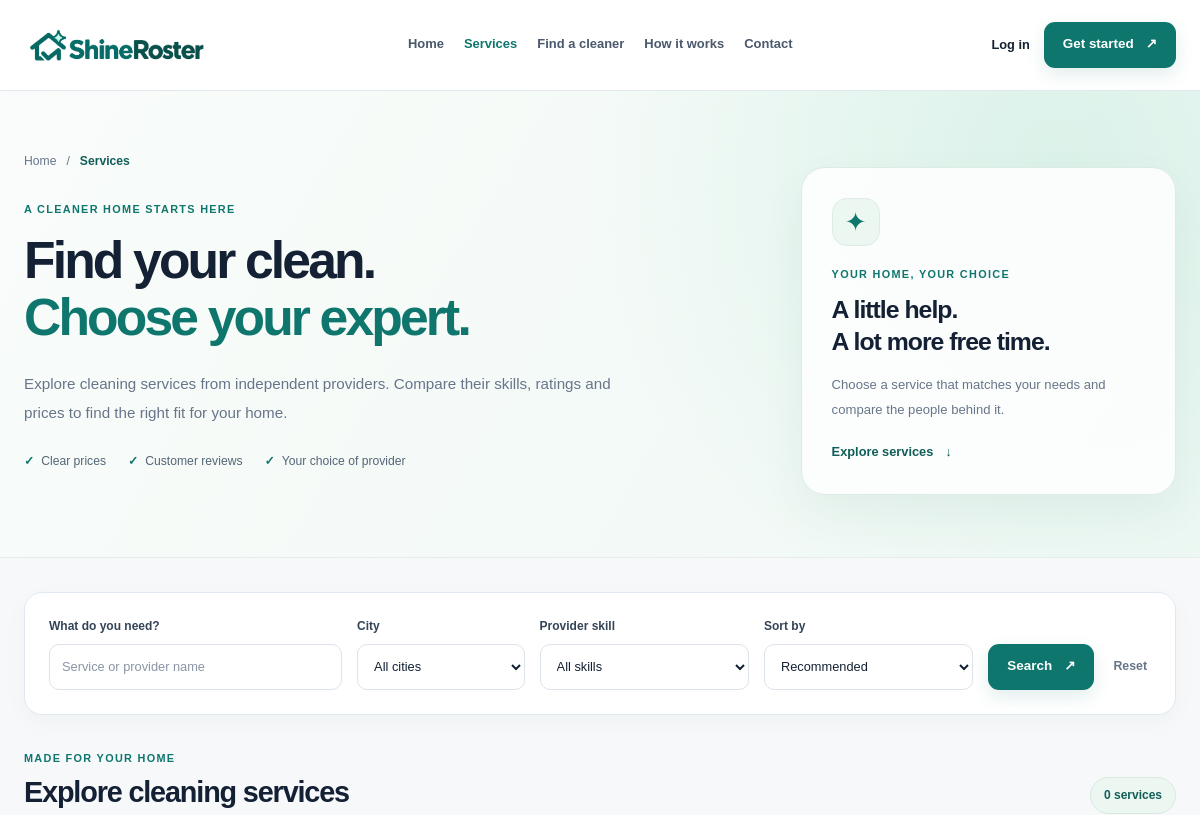
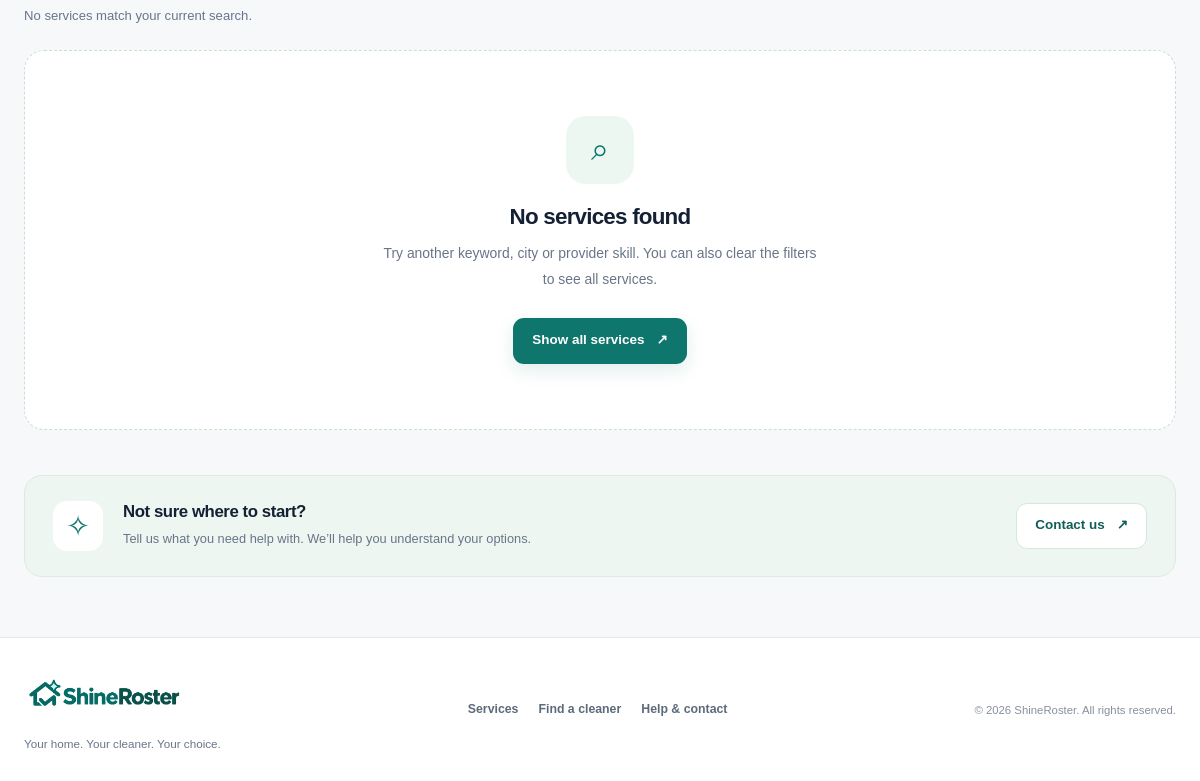
The app's page /services.php, older data (2 pictures, top to bottom).
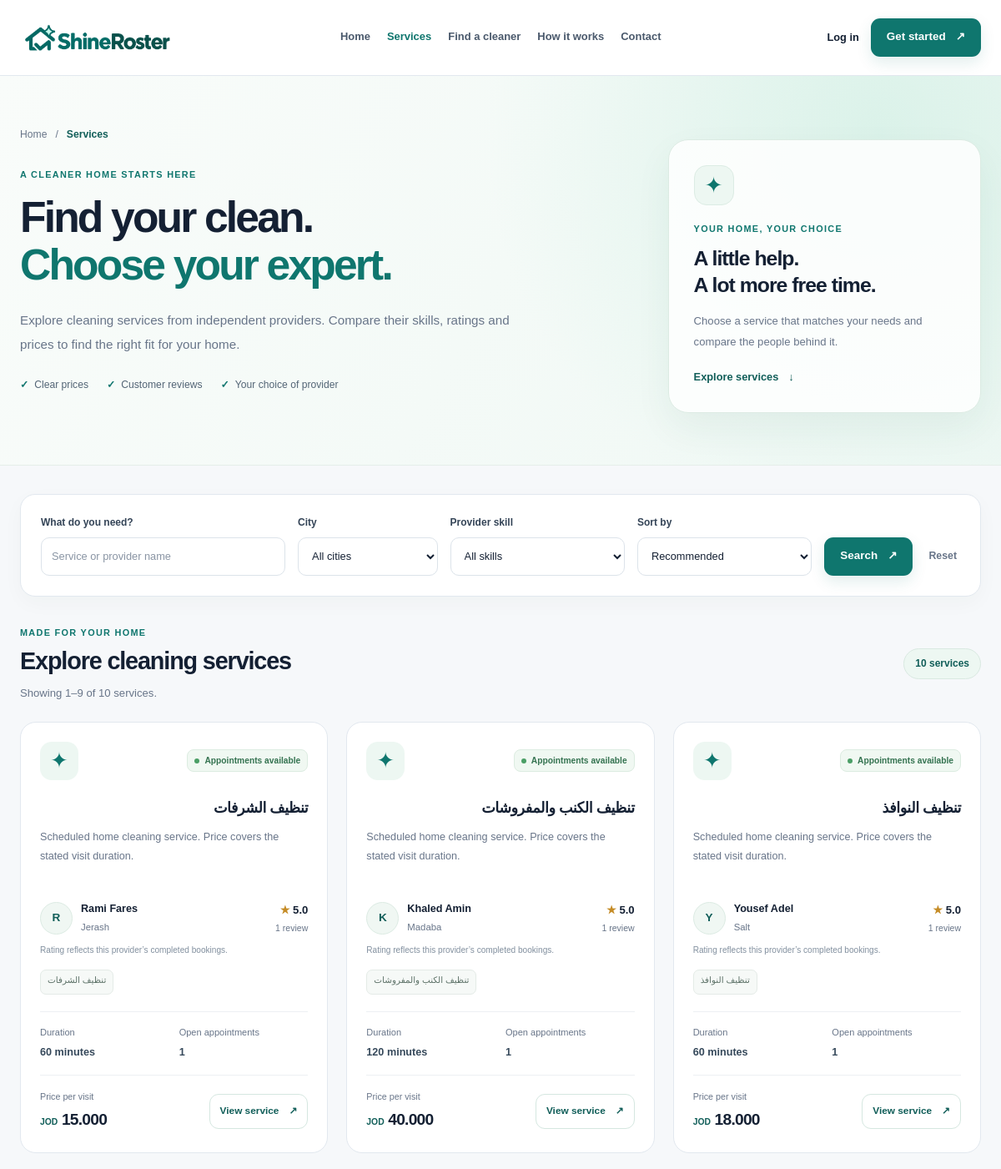
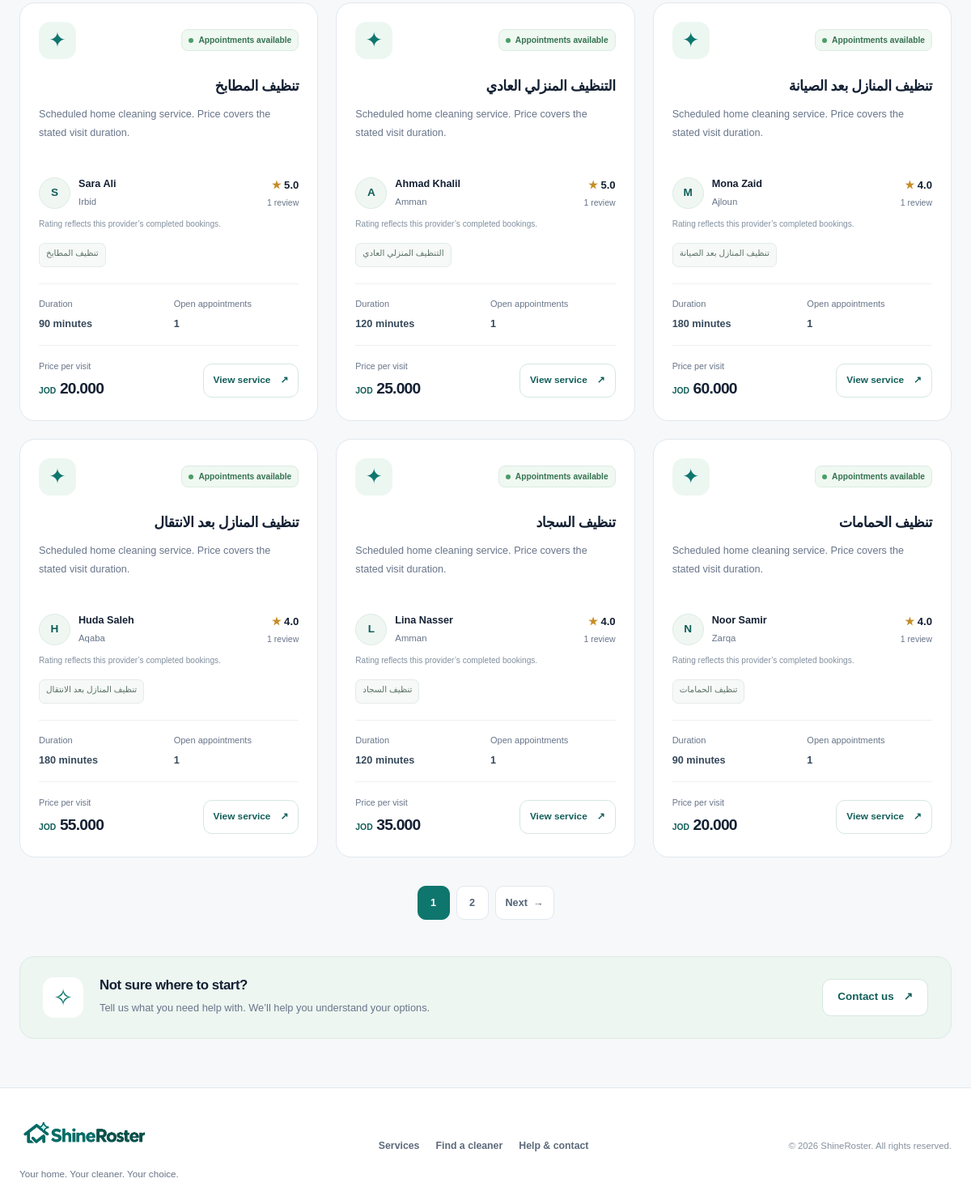
The same page, newer data (2 pictures, top to bottom).
### tables this page shows
CREATE TABLE services (
    id INT UNSIGNED AUTO_INCREMENT PRIMARY KEY,
    provider_id INT UNSIGNED NOT NULL,
    name VARCHAR(120) NOT NULL,
    description TEXT NOT NULL,
    price DECIMAL(10,3) NOT NULL,
    duration_minutes SMALLINT UNSIGNED NOT NULL,
    is_active TINYINT NOT NULL DEFAULT 1,
    created_at DATETIME NOT NULL DEFAULT CURRENT_TIMESTAMP,
    updated_at DATETIME NOT NULL DEFAULT CURRENT_TIMESTAMP ON UPDATE CURRENT_TIMESTAMP,
    FOREIGN KEY (provider_id) REFERENCES provider_profiles(id)
);

### services.php (the view, shortened to what the rows shown need)
<?php
require_once __DIR__ . '/includes/init.php';
$search = inputText($_GET, 'search', 120);
$city = inputText($_GET, 'city', 100);
$sort = inputText($_GET, 'sort', 30);
$allowedSorts = ['recommended', 'rating', 'price_low', 'price_high', 'newest'];
if (!in_array($sort, $allowedSorts, true)) {
    $sort = 'recommended';
}
if (isset($_GET['skill_id'])) {
    $skillId = filter_var($_GET['skill_id'], FILTER_VALIDATE_INT, [
        'options' => ['min_range' => 1]
    ]);
} else {
    $skillId = filter_var(null, FILTER_VALIDATE_INT, [
        'options' => ['min_range' => 1]
    ]);
}
if ($skillId === false) {
    $skillId = 0;
} else {
    $skillId = (int) $skillId;
}
if (isset($_GET['page'])) {
    $page = filter_var($_GET['page'], FILTER_VALIDATE_INT, ['options' => ['min_range' => 1]]);
} else {
    $page = filter_var(null, FILTER_VALIDATE_INT, ['options' => ['min_range' => 1]]);
}
if ($page === false) {
    $page = 1;
} else {
    $page = max(1, (int) $page);
}
$catalog = new ServiceCatalog($db);
$cities = $catalog->getCities();
$result = $catalog->search($search, $city, $skillId, $sort, $page);
$services = $result['services'];
?>
<!DOCTYPE html>
<html lang="en">
<head>
    <link rel="stylesheet" href="css/style.css">
    <link rel="stylesheet" href="css/services.css">
</head>
<body class="services-page">
    <main id="catalog-main">
        <section class="catalog-hero" aria-labelledby="catalog-title">
            <div class="catalog-container catalog-hero-inner">
                <div class="catalog-hero-copy">
                    <h1 id="catalog-title">
                        Find your clean.<br>
                        <span>Choose your expert.</span>
                    </h1>
                </div>
                <aside class="catalog-hero-note">
                    <h2>A little help.<br>A lot more free time.</h2>
                </aside>
            </div>
        </section>
        <section
            class="catalog-section"
            id="service-results"
            aria-labelledby="results-title"
        >
            <div class="catalog-container">
                <div class="catalog-results-heading">
                    <div>
                        <h2 id="results-title">Explore cleaning services</h2>
                    </div>
                </div>
                <?php if ($services): ?>
                    <div class="catalog-grid">
                        <?php foreach ($services as $service): ?>
                            <?php
                            $providerInitial = mb_strtoupper(
                                mb_substr($service['provider_name'], 0, 1, 'UTF-8'),
                                'UTF-8'
                            );
                            $reviewCount = (int) $service['review_count'];
                            $availableCount = (int) $service['available_count'];
                            $visibleSkills = array_slice($service['skills'], 0, 2);
                            $detailsUrl = 'service-details.php?id=' . (int) $service['id'];
                            ?>
                            <article class="catalog-card">
                                <div class="catalog-card-top">
                                    <span class="catalog-service-icon" aria-hidden="true">
                                        ✦
                                    </span>
                                    <?php if ($availableCount > 0): ?>
                                        <span class="catalog-availability">
                                            <span aria-hidden="true"></span>
                                            Appointments available
                                        </span>
                                    <?php else: ?>
                                        <span class="catalog-availability catalog-availability-muted">
                                            No open appointments
                                        </span>
                                    <?php endif; ?>
                                </div>
                                <div class="catalog-card-copy">
                                    <h3 dir="auto">
                                        <?= escapeHtml($service['name']) ?>
                                    </h3>
                                    <p dir="auto">
                                        <?= escapeHtml($service['description']) ?>
                                    </p>
                                </div>
                                <div class="catalog-provider">
                                    <span class="catalog-provider-avatar" aria-hidden="true">
                                        <?= escapeHtml($providerInitial) ?>
                                    </span>
                                    <div class="catalog-provider-info">
                                        <strong dir="auto">
                                            <?= escapeHtml($service['provider_name']) ?>
                                        </strong>
                                        <span dir="auto">
                                            <?= escapeHtml($service['city']) ?>
                                        </span>
                                    </div>
                                    <div class="catalog-rating">
                                        <?php if ($reviewCount > 0): ?>
                                            <strong>
                                                <span aria-hidden="true">★</span>
                                                <?= number_format(
                                                    (float) $service['average_rating'],
                                                    1
                                                ) ?>
                                            </strong>
                                            <span>
                                                <?= $reviewCount ?>
                                                <?php if ($reviewCount === 1) {
                                                    echo 'review';
                                                } else {
                                                    echo 'reviews';
                                                } ?>
                                            </span>
                                        <?php else: ?>
                                            <strong>New</strong>
                                            <span>No reviews yet</span>
                                        <?php endif; ?>
                                    </div>
                                </div>
                                <span class="catalog-rating-note">
                                    Rating reflects this provider’s completed bookings.
                                </span>
                                <div class="catalog-skills">
                                    <?php if ($visibleSkills): ?>
                                        <?php foreach ($visibleSkills as $skillName): ?>
                                            <span dir="auto">
                                                <?= escapeHtml($skillName) ?>
                                            </span>
                                        <?php endforeach; ?>
                                    <?php else: ?>
                                        <span class="catalog-skill-empty">
                                            No skills listed
                                        </span>
                                    <?php endif; ?>
                                </div>
                                <div class="catalog-service-meta">
                                    <div>
                                        <span>Duration</span>
                                        <strong>
                                            <?= (int) $service['duration_minutes'] ?>
                                            minutes
                                        </strong>
                                    </div>
                                    <div>
                                        <span>Open appointments</span>
                                        <strong>
                                            <?= $availableCount ?>
                                        </strong>
                                    </div>
                                </div>
                                <div class="catalog-card-bottom">
                                    <div class="catalog-price">
                                        <span>Price per visit</span>
                                        <strong>
                                            <small>JOD</small>
                                            <?= number_format((float) $service['price'], 3) ?>
                                        </strong>
                                    </div>
                                    <a
                                        class="catalog-button catalog-button-secondary"
                                        href="<?= escapeHtml($detailsUrl) ?>"
                                        aria-label="<?= escapeHtml(
                                            'View ' .
                                                $service['name'] .
                                                ' by ' .
                                                $service['provider_name']
                                        ) ?>"
                                    >
                                        View service
                                        <span aria-hidden="true">↗</span>
                                    </a>
                                </div>
                            </article>
                        <?php endforeach; ?>
                    </div>
                <?php endif; ?>
                <aside class="catalog-help">
                    <div>
                        <h2>Not sure where to start?</h2>
                    </div>
                </aside>
            </div>
        </section>
    </main>
</body>
</html>

Row changes from the older to the newer data that the page shows:
added services: shows "Appointments available", name "تنظيف الشرفات", description "Scheduled home cleaning service. Price covers the stated visit duration.", providerInitial "R", provider_name "Rami Fares", city "Jerash", average_rating "5.0", is_active "1", shows "review", skillName "تنظيف الشرفات", duration_minutes "60", price "15.000"
added services: shows "Appointments available", name "تنظيف الكنب والمفروشات", description "Scheduled home cleaning service. Price covers the stated visit duration.", providerInitial "K", provider_name "Khaled Amin", city "Madaba", average_rating "5.0", is_active "1", shows "review", skillName "تنظيف الكنب والمفروشات", duration_minutes "120", price "40.000"
added services: shows "Appointments available", name "تنظيف النوافذ", description "Scheduled home cleaning service. Price covers the stated visit duration.", providerInitial "Y", provider_name "Yousef Adel", city "Salt", average_rating "5.0", is_active "1", shows "review", skillName "تنظيف النوافذ", duration_minutes "60", price "18.000"
added services: shows "Appointments available", name "تنظيف المطابخ", description "Scheduled home cleaning service. Price covers the stated visit duration.", providerInitial "S", provider_name "Sara Ali", city "Irbid", average_rating "5.0", is_active "1", shows "review", skillName "تنظيف المطابخ", duration_minutes "90", price "20.000"
added services: shows "Appointments available", name "التنظيف المنزلي العادي", description "Scheduled home cleaning service. Price covers the stated visit duration.", providerInitial "A", provider_name "Ahmad Khalil", city "Amman", average_rating "5.0", is_active "1", shows "review", skillName "التنظيف المنزلي العادي", duration_minutes "120", price "25.000"
added services: shows "Appointments available", name "تنظيف المنازل بعد الصيانة", description "Scheduled home cleaning service. Price covers the stated visit duration.", providerInitial "M", provider_name "Mona Zaid", city "Ajloun", average_rating "4.0", is_active "1", shows "review", skillName "تنظيف المنازل بعد الصيانة", duration_minutes "180", price "60.000"
added services: shows "Appointments available", name "تنظيف المنازل بعد الانتقال", description "Scheduled home cleaning service. Price covers the stated visit duration.", providerInitial "H", provider_name "Huda Saleh", city "Aqaba", average_rating "4.0", is_active "1", shows "review", skillName "تنظيف المنازل بعد الانتقال", duration_minutes "180", price "55.000"
added services: shows "Appointments available", name "تنظيف السجاد", description "Scheduled home cleaning service. Price covers the stated visit duration.", providerInitial "L", provider_name "Lina Nasser", city "Amman", average_rating "4.0", is_active "1", shows "review", skillName "تنظيف السجاد", duration_minutes "120", price "35.000"
added services: shows "Appointments available", name "تنظيف الحمامات", description "Scheduled home cleaning service. Price covers the stated visit duration.", providerInitial "N", provider_name "Noor Samir", city "Zarqa", average_rating "4.0", is_active "1", shows "review", skillName "تنظيف الحمامات", duration_minutes "90", price "20.000"
Text that changed along with them:
$firstResult: (not shown) → "1"
$lastResult: (not shown) → "9"
$total: (not shown) → "10"
$total: "0" → "10"
text no longer shown: "No services match your current search. ⌕ No services found Try another keyword, city or provider skill. You can also clear the filters to see all services. Show all services ↗"
text now shown: "Showing – of services . Next →"
new list line: "1"
new list line: "2"
